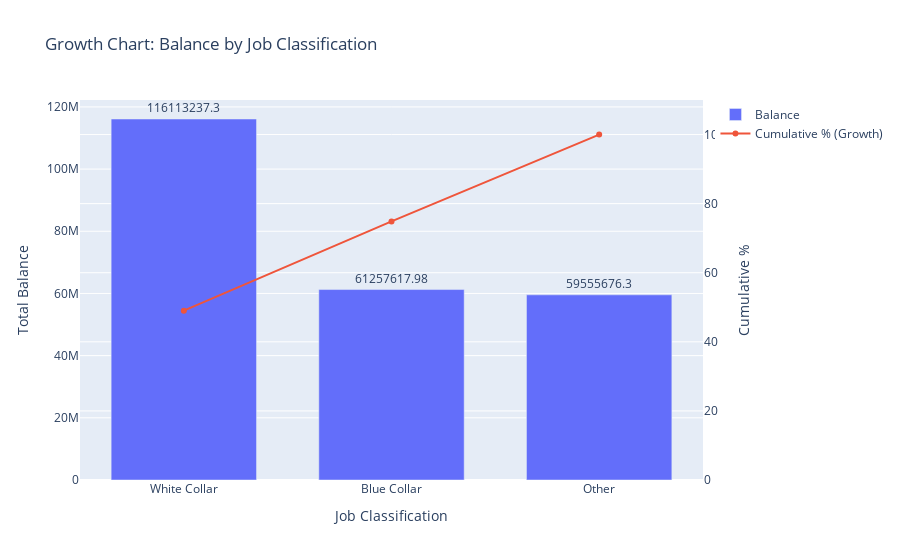

This figure's notebook cell:
### Markdown cell above
# 6. Growth Chart – Balance by Job Classification

Goal:
Identify how different job classifications contribute cumulatively to total balances, highlighting which groups drive the largest share of growth.

Chart:
Pareto-style Combo Chart – Bars show balances by job type, and a cumulative growth line (percentage) highlights cumulative contribution.

EDA Type:
Multivariate analysis (categorical variable vs. balance with cumulative percentage).

Structure:

X-axis: Job Classification (White Collar, Blue Collar, Other).

Left Y-axis: Total Balance (absolute values shown above bars).

Right Y-axis: Cumulative % (growth contribution).

Bars: White Collar = 116.1M, Blue Collar = 61.3M, Other = 59.6M.

Line: Cumulative growth percentage rising from ~55% (after White Collar) to 100% (after Other).

### Code cell
import pandas as pd
import plotly.graph_objects as go

# Aggregate balance by job classification
job_balance = df.groupby("job_classification")["balance"].sum().reset_index()

# Sort by balance descending
job_balance = job_balance.sort_values("balance", ascending=False)

# Calculate cumulative percentage
job_balance["cumulative_balance"] = job_balance["balance"].cumsum()
job_balance["cumulative_pct"] = 100 * job_balance["cumulative_balance"] / job_balance["balance"].sum()

# Create figure
fig_growth = go.Figure()

# Bar chart for balances
fig_growth.add_trace(go.Bar(
    x=job_balance["job_classification"],
    y=job_balance["balance"],
    text=job_balance["balance"],
    textposition="outside",
    name="Balance"
))

# Line chart for cumulative %
fig_growth.add_trace(go.Scatter(
    x=job_balance["job_classification"],
    y=job_balance["cumulative_pct"],
    mode="lines+markers",
    name="Cumulative % (Growth)",
    yaxis="y2"  # secondary y-axis
))

# Layout with secondary axis
fig_growth.update_layout(
    title="Growth Chart: Balance by Job Classification",
    xaxis_title="Job Classification",
    yaxis=dict(title="Total Balance"),
    yaxis2=dict(title="Cumulative %", overlaying="y", side="right", range=[0, 110]),
    bargap=0.3
)

# Save as PNG
fig_growth.write_image("growth_chart_balance_by_job_classification.png")

# Show chart
fig_growth.show()

### Figure 1 — Plotly figure (JSON) as saved in the notebook; plotly's stock layout.template omitted (floating-point values rounded to 4 significant figures)
{"data": [{"name": "Balance", "text": [116100000.0, 61260000.0, 59560000.0], "textposition": "outside", "type": "bar", "x": ["White Collar", "Blue Collar", "Other"], "y": [116100000.0, 61260000.0, 59560000.0]}, {"mode": "lines+markers", "name": "Cumulative % (Growth)", "type": "scatter", "x": ["White Collar", "Blue Collar", "Other"], "y": [49.01, 74.86, 100.0], "yaxis": "y2"}], "layout": {"bargap": 0.3, "title": {"text": "Growth Chart: Balance by Job Classification"}, "xaxis": {"title": {"text": "Job Classification"}}, "yaxis": {"title": {"text": "Total Balance"}}, "yaxis2": {"overlaying": "y", "range": [0, 110], "side": "right", "title": {"text": "Cumulative %"}}}}
